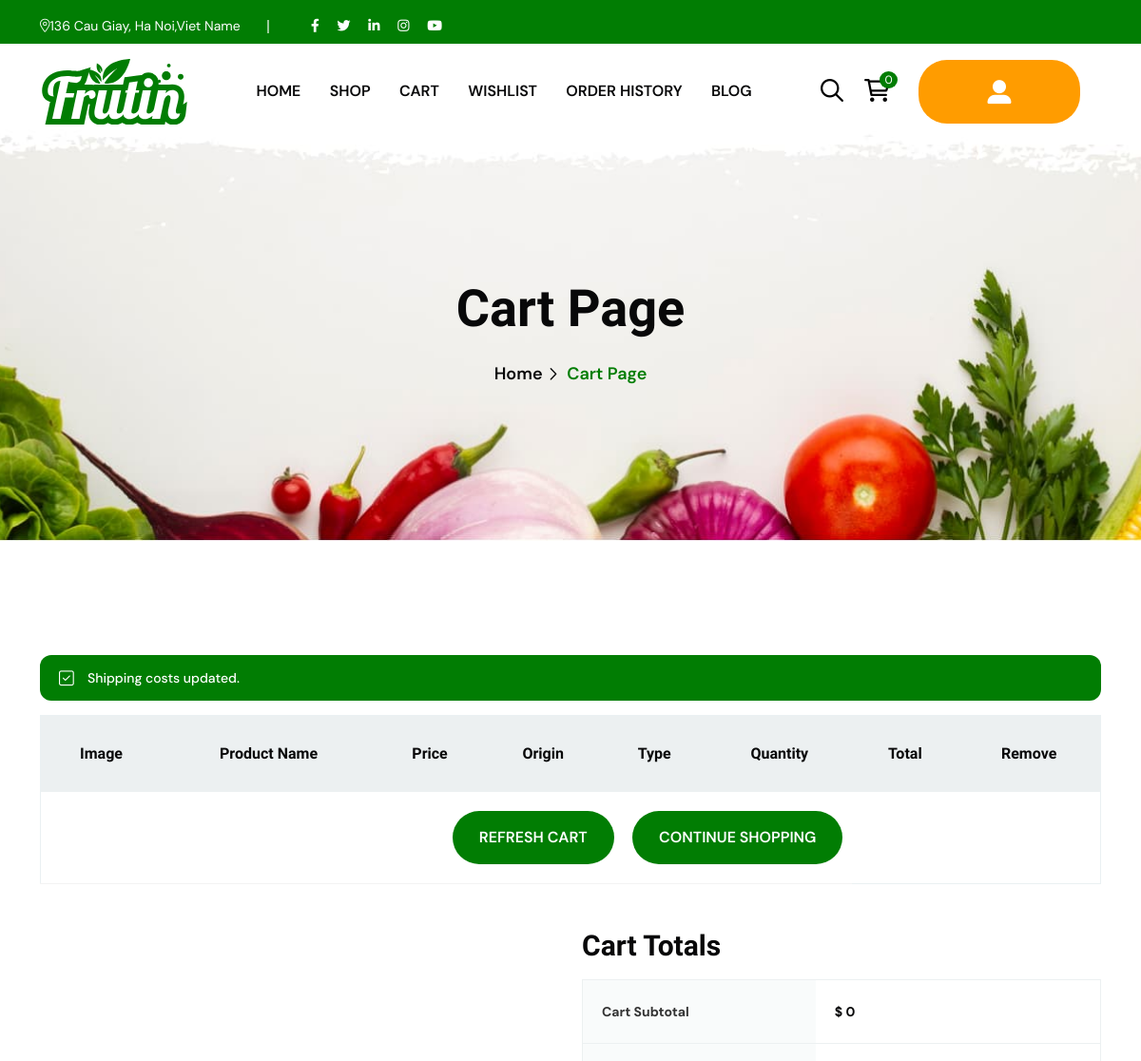
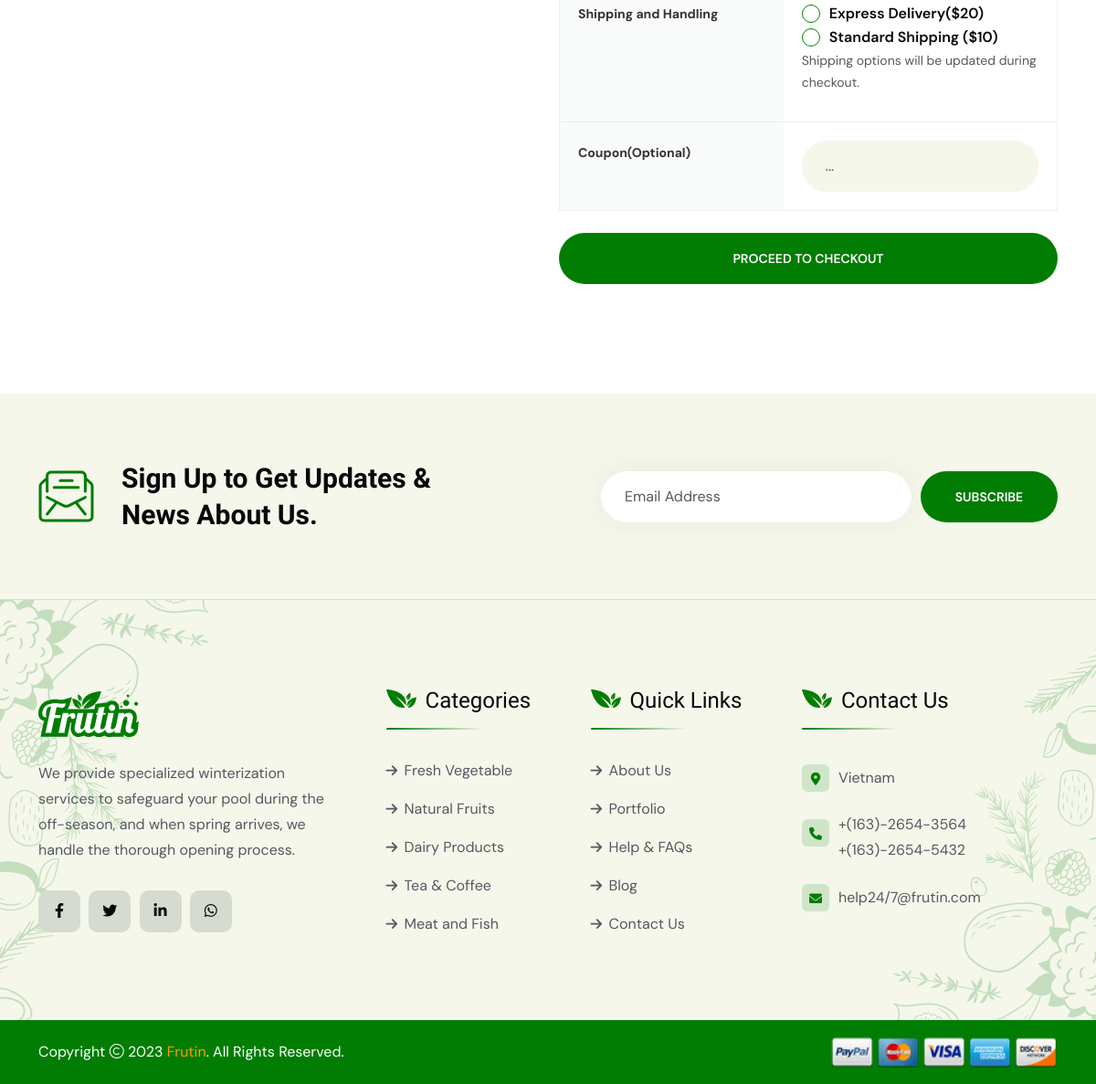
The page /index.php?act=cart (signed in) on the database its author committed (2 pictures, top to bottom).
### tables this page shows
CREATE TABLE `transport` (
  `name_transport` varchar(50) NOT NULL,
  `fee` int(2) NOT NULL
);

### model/pdo.php (called while the page is built, shortened)
<?php
function pdo_get_connection(){
    $servername = "localhost";
    $username = "root";
    $password = "";
    try {
        $conn = new PDO("mysql:host=$servername;dbname=longvlhph38689", $username, $password);
        $conn->setAttribute(PDO::ATTR_ERRMODE, PDO::ERRMODE_EXCEPTION);
        return $conn;
    } catch(PDOException $e) {
        echo "Connection failed: " . $e->getMessage();
    }
}
function pdo_query($sql){
    $sql_args=array_slice(func_get_args(),1);
    try{
        $conn=pdo_get_connection();
        $stmt=$conn->prepare($sql);
        $stmt->execute($sql_args);
        $rows=$stmt->fetchAll();
        return $rows;
    }
    catch(PDOException $e){
        throw $e;
    }
    finally{
        unset($conn);
    }
}

### model/product.php (called while the page is built, shortened)
<?php
function load_all_transport()
{
    $sql = "SELECT * FROM `transport`";
    return pdo_query($sql);
}

### cart.php (the view, shortened to what this page needs)
<!doctype html>
<html class="no-js" lang="zxx">
<head>
    <link rel="stylesheet" href="assets/css/app.min.css">
    <link rel="stylesheet" href="assets/css/fontawesome.min.css">
    <link rel="stylesheet" href="assets/css/style.css">
</head>
<body>
    <div class="breadcumb-wrapper" data-bg-src="assets/img/bg/breadcumb-bg.jpg">
        <div class="container">
            <div class="breadcumb-content">
                <h1 class="breadcumb-title">Cart Page</h1>
                <ul class="breadcumb-menu">
                    <li><a href="home-organic-farm.php">Home</a></li>
                    <li>Cart Page</li>
                </ul>
            </div>
        </div>
    </div>
    <div class="th-cart-wrapper space-top space-extra-bottom">
        <div class="container">
            <div class="woocommerce-notices-wrapper">
                <div class="woocommerce-message">Shipping costs updated.</div>
            </div>
            <form action="#" class="woocommerce-cart-form">
                <table class="cart_table">
                    <thead>
                        <tr>
                            <th class="cart-col-image">Image</th>
                            <th class="cart-col-productname">Product Name</th>
                            <th class="cart-col-price">Price</th>
                            <th class="cart-col-price">Origin</th>
                            <th class="cart-col-price">Type</th>
                            <th class="cart-col-quantity">Quantity</th>
                            <th class="cart-col-total">Total</th>
                            <th class="cart-col-remove">Remove</th>
                        </tr>
                    </thead>
                    <tbody>
                        <tr>
                            <td colspan="6" class="actions">
                                <a type="submit" href="index.php?act=cart" class="th-btn">Refresh cart</a>
                                <a href="index.php?act=shop" class="th-btn">Continue Shopping</a>
                            </td>
                        </tr>
                    </tbody>
                </table>
            </form>
            <div class="row justify-content-end">
                <div class="col-md-8 col-lg-7 col-xl-6">
                    <form action="" method="post">
                        <h2 class="h4 summary-title">Cart Totals</h2>
                        <table class="cart_totals">
                            <tbody>
                                <tr>
                                    <td>Cart Subtotal</td>
                                    <td data-title="Cart Subtotal">
                                        <span class="amount">$ <span>0</span></span>
                                    </td>
                                </tr>
                                <tr class="shipping">
                                    <th>Shipping and Handling</th>
                                    <td data-title="Shipping and Handling">
                                        <ul class="woocommerce-shipping-methods list-unstyled">
                                            <?php foreach ($list_transport as $key => $value) : ?>
                                                <li>
                                                    <label for="<?= $value['name_transport'] ?>"><?= $value['name_transport'] ?>($<?= $value['fee'] ?>)</label>
                                                </li>
                                            <?php endforeach ?>
                                        </ul>
                                        <p class="woocommerce-shipping-destination">Shipping options will be updated during checkout.</p>
                                    </td>
                                </tr>
                            </tbody>
                            <tfoot>
                                <tr class="order-total">
                                    <td>Coupon(Optional)</td>
                                    <td data-title="Total">
                                                <input type="text" name="coupon" placeholder="...">
                                    </td>
                                </tr>
                            </tfoot>
                        </table>
                        <div class="wc-proceed-to-checkout mb-30">
                            <input type="submit" name="checkout" class="th-btn" value="PROCEED TO CHECKOUT">
                        </div>
                    </form>
                </div>
            </div>
        </div>
    </div>
</body>
</html>

### rows shown on the page
transport: name_transport "Express Delivery", fee "20"
transport: name_transport "Standard Shipping", fee "10"
